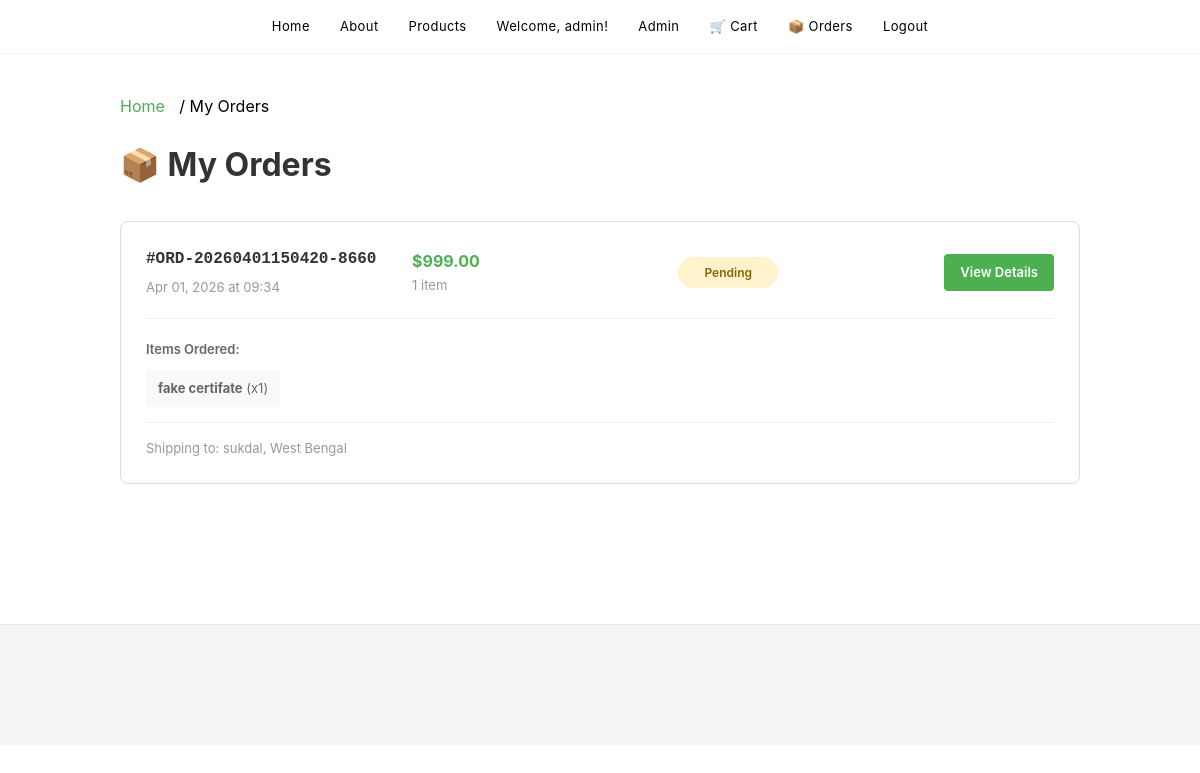
Screenshot of /my-orders (signed in) with the database file from the repository.
### about/models.py (models this page shows, shortened)
class Order(models.Model):
    STATUS_CHOICES = [
        ('pending', 'Pending'),
        ('confirmed', 'Confirmed'),
        ('shipped', 'Shipped'),
        ('delivered', 'Delivered'),
        ('cancelled', 'Cancelled'),
    ]
    user = models.ForeignKey(User, on_delete=models.CASCADE)
    order_number = models.CharField(max_length=100, unique=True)
    total_amount = models.DecimalField(max_digits=10, decimal_places=2)
    status = models.CharField(max_length=20, choices=STATUS_CHOICES, default='pending')
    name = models.CharField(max_length=255)
    email = models.EmailField()
    phone = models.CharField(max_length=20)
    address = models.TextField()
    city = models.CharField(max_length=100)
    state = models.CharField(max_length=100)
    zipcode = models.CharField(max_length=20)
    created_at = models.DateTimeField(auto_now_add=True)
    updated_at = models.DateTimeField(auto_now=True)
    def get_item_count(self):
        return sum([item.quantity for item in self.items.all()])
    class Meta:
        ordering = ['-created_at']

class OrderItem(models.Model):
    order = models.ForeignKey(Order, on_delete=models.CASCADE, related_name='items')
    product = models.ForeignKey(Product, on_delete=models.PROTECT)
    quantity = models.PositiveIntegerField()
    price = models.DecimalField(max_digits=10, decimal_places=2)
    customization = models.TextField(blank=True, null=True)

class Product(models.Model):
    name = models.CharField(max_length=255)
    description = models.TextField()
    price = models.DecimalField(max_digits=10, decimal_places=2)
    image = models.ImageField(upload_to='products/', null=True, blank=True)
    created_at = models.DateTimeField(auto_now_add=True)
    updated_at = models.DateTimeField(auto_now=True)
    class Meta:
        ordering = ['-created_at']

### about/views.py (the view)
# urls.py: path('my-orders', views.my_orders, name='my_orders'),
@login_required(login_url='login')
def my_orders(request):
    orders = Order.objects.filter(user=request.user)
    context = {
        'orders': orders,
    }
    return render(request, 'my_orders.html', context)

### templates/my_orders.html (shortened to what this page needs)
{% load static %}
<!DOCTYPE html>
<html lang="en">
<head>
    <link rel="stylesheet" href="{% static 'style.css' %}">
</head>
<body>
    <header class="header">
        <nav class="nav">
            <a href="/" class="nav-item">Home</a>
            <a href="/about" class="nav-item">About</a>
            <a href="/products" class="nav-item">Products</a>
            {% if user.is_authenticated %}
                <span class="nav-item">Welcome, {{ user.username }}!</span>
                <a href="/admin/" class="nav-item">Admin</a>
                <a href="/cart" class="nav-item">🛒 Cart</a>
                <a href="/my-orders" class="nav-item">📦 Orders</a>
                <a href="/logout" class="nav-item">Logout</a>
            {% else %}
                <a href="/login" class="nav-item">Login</a>
                <a href="/signup" class="nav-item">Sign Up</a>
            {% endif %}
        </nav>
    </header>
    <div class="orders-container">
        <div class="breadcrumb">
            <a href="/">Home</a> /
            <span>My Orders</span>
        </div>
        <h1 class="orders-title">📦 My Orders</h1>
        {% if orders %}
            <div class="orders-grid">
                {% for order in orders %}
                    <div class="order-card">
                        <div class="order-header">
                            <div>
                                <div class="order-number">#{{ order.order_number }}</div>
                                <div class="order-date">{{ order.created_at|date:"M d, Y \a\t H:i" }}</div>
                            </div>
                            <div>
                                <div class="order-amount">${{ order.total_amount }}</div>
                                <div class="order-date">{{ order.get_item_count }} item{{ order.items.count|pluralize }}</div>
                            </div>
                            <div>
                                <div class="order-status status-{{ order.status }}">
                                    {{ order.get_status_display }}
                                </div>
                            </div>
                            <div class="order-actions">
                                <a href="{% url 'order_confirmation' order.id %}" class="btn-view">View Details</a>
                            </div>
                        </div>
                        <div class="order-items">
                            <div class="order-items-title">Items Ordered:</div>
                            <div class="order-item-list">
                                {% for item in order.items.all %}
                                    <div class="order-item">
                                        <strong>{{ item.product.name }}</strong> (x{{ item.quantity }})
                                    </div>
                                {% endfor %}
                            </div>
                        </div>
                        <div class="order-footer">
                            <div style="font-size: 13px; color: #999;">
                                Shipping to: {{ order.city }}, {{ order.state }}
                            </div>
                        </div>
                    </div>
                {% endfor %}
            </div>
        {% endif %}
    </div>
    <footer class="footer"></footer>
</body>
</html>

### static/style.css (style rules this page uses)
* { margin: 0; padding: 0; box-sizing: border-box; }
html, body { background: #ffffff; color: #000000; font-family: -apple-system, BlinkMacSystemFont, 'Segoe UI', 'Roboto', 'Oxygen', 'Ubuntu', 'Cantarell', sans-serif; line-height: 1.6; }
.header { background: rgba(255, 255, 255, 0.95); border-bottom: 1px solid #f5f5f5; position: sticky; top: 0; z-index: 100; backdrop-filter: blur(10px); }
.nav { display: flex; gap: 30px; align-items: center; justify-content: center; max-width: 1400px; margin: 0 auto; padding: 16px 20px; }
.nav-item { color: #000000; text-decoration: none; font-size: 13px; font-weight: 400; letter-spacing: 0.4px; }
.footer { background: #f5f5f5; border-top: 1px solid #e5e5e5; color: #555555; text-align: center; padding: 60px 20px; margin-top: 100px; font-size: 12px; line-height: 1.8; }

### templates/my_orders.html (style rules this page uses)
.orders-container { max-width: 1000px; margin: 0 auto; padding: 40px 20px; }
.breadcrumb { margin-bottom: 20px; }
.breadcrumb a { color: #4CAF50; text-decoration: none; margin-right: 10px; }
.orders-title { font-size: 32px; margin: 0 0 30px 0; color: #333; }
.orders-grid { display: grid; gap: 20px; }
.order-card { background: white; border: 1px solid #ddd; border-radius: 8px; padding: 25px; transition: box-shadow 0.3s; }
.order-header { display: grid; grid-template-columns: 1fr 1fr 1fr auto; gap: 20px; margin-bottom: 20px; padding-bottom: 20px; border-bottom: 1px solid #eee; align-items: center; }
.order-number { font-size: 16px; font-weight: bold; color: #333; margin-bottom: 5px; font-family: monospace; }
.order-date { font-size: 13px; color: #999; }
.order-amount { font-size: 16px; font-weight: bold; color: #4CAF50; }
.order-status { display: inline-block; padding: 6px 12px; border-radius: 20px; font-size: 12px; font-weight: 600; text-align: center; min-width: 100px; }
.status-pending { background: #fff3cd; color: #856404; }
.order-items { margin-bottom: 15px; }
.order-items-title { font-size: 13px; font-weight: 600; color: #666; margin-bottom: 10px; }
.order-item-list { display: flex; flex-wrap: wrap; gap: 10px; }
.order-item { background: #f9f9f9; padding: 8px 12px; border-radius: 4px; font-size: 13px; color: #666; }
.order-footer { display: flex; justify-content: space-between; align-items: center; padding-top: 15px; border-top: 1px solid #eee; }
.order-actions { display: flex; gap: 10px; }
.btn-view { background-color: #4CAF50; color: white; padding: 8px 16px; border: none; border-radius: 4px; cursor: pointer; text-decoration: none; display: inline-block; font-size: 13px; font-weight: 600; transition: background-color 0.3s; }

### rows the page displays
Order: order_number "ORD-20260401150420-8660", created_at "Apr 01, 2026 at 09:34", total_amount "999.00", get_item_count "1", status "Pending", city "sukdal", state "West Bengal"
OrderItem: product.name "fake certifate", quantity "1"

### other values shown
{{ user.username }} "admin"
